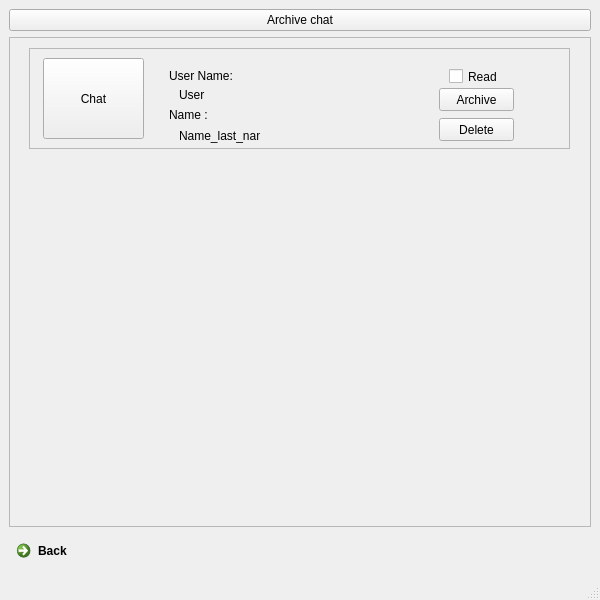
<?xml version="1.0" encoding="UTF-8"?>
<ui version="4.0">
 <class>MainWindow</class>
 <widget class="QMainWindow" name="MainWindow">
  <property name="geometry">
   <rect>
    <x>0</x>
    <y>0</y>
    <width>600</width>
    <height>600</height>
   </rect>
  </property>
  <property name="windowTitle">
   <string>MainWindow</string>
  </property>
  <widget class="QWidget" name="centralwidget">
   <layout class="QVBoxLayout" name="verticalLayout">
    <item>
     <widget class="QPushButton" name="ArchiveList">
      <property name="text">
       <string>Archive chat</string>
      </property>
     </widget>
    </item>
    <item>
     <widget class="QScrollArea" name="scrollArea">
      <property name="widgetResizable">
       <bool>true</bool>
      </property>
      <widget class="QWidget" name="scrollAreaWidgetContents">
       <property name="geometry">
        <rect>
         <x>0</x>
         <y>0</y>
         <width>580</width>
         <height>463</height>
        </rect>
       </property>
       <widget class="QFrame" name="Chat_room">
        <property name="geometry">
         <rect>
          <x>19</x>
          <y>10</y>
          <width>541</width>
          <height>101</height>
         </rect>
        </property>
        <property name="frameShape">
         <enum>QFrame::StyledPanel</enum>
        </property>
        <property name="frameShadow">
         <enum>QFrame::Raised</enum>
        </property>
        <widget class="QPushButton" name="SeeChat">
         <property name="geometry">
          <rect>
           <x>14</x>
           <y>10</y>
           <width>101</width>
           <height>81</height>
          </rect>
         </property>
         <property name="text">
          <string>Chat</string>
         </property>
        </widget>
        <widget class="QLabel" name="label">
         <property name="geometry">
          <rect>
           <x>140</x>
           <y>20</y>
           <width>81</width>
           <height>16</height>
          </rect>
         </property>
         <property name="text">
          <string>User Name:</string>
         </property>
        </widget>
        <widget class="QLabel" name="UserName">
         <property name="geometry">
          <rect>
           <x>150</x>
           <y>40</y>
           <width>47</width>
           <height>13</height>
          </rect>
         </property>
         <property name="text">
          <string>User_</string>
         </property>
        </widget>
        <widget class="QLabel" name="label_3">
         <property name="geometry">
          <rect>
           <x>140</x>
           <y>60</y>
           <width>47</width>
           <height>13</height>
          </rect>
         </property>
         <property name="text">
          <string>Name :</string>
         </property>
        </widget>
        <widget class="QLabel" name="FirstName_lastName">
         <property name="geometry">
          <rect>
           <x>150</x>
           <y>80</y>
           <width>81</width>
           <height>16</height>
          </rect>
         </property>
         <property name="text">
          <string>Name_last_name</string>
         </property>
        </widget>
        <widget class="QCheckBox" name="checkBoxRead">
         <property name="geometry">
          <rect>
           <x>420</x>
           <y>20</y>
           <width>70</width>
           <height>17</height>
          </rect>
         </property>
         <property name="text">
          <string>Read</string>
         </property>
        </widget>
        <widget class="QPushButton" name="Delete_this_chat">
         <property name="geometry">
          <rect>
           <x>410</x>
           <y>70</y>
           <width>75</width>
           <height>23</height>
          </rect>
         </property>
         <property name="text">
          <string>Delete</string>
         </property>
        </widget>
        <widget class="QPushButton" name="Archive_this_chat">
         <property name="geometry">
          <rect>
           <x>410</x>
           <y>40</y>
           <width>75</width>
           <height>23</height>
          </rect>
         </property>
         <property name="text">
          <string>Archive</string>
         </property>
        </widget>
       </widget>
      </widget>
     </widget>
    </item>
    <item>
     <widget class="QCommandLinkButton" name="BackButton">
      <property name="text">
       <string>Back</string>
      </property>
     </widget>
    </item>
   </layout>
  </widget>
  <widget class="QMenuBar" name="menubar">
   <property name="geometry">
    <rect>
     <x>0</x>
     <y>0</y>
     <width>600</width>
     <height>21</height>
    </rect>
   </property>
  </widget>
  <widget class="QStatusBar" name="statusbar"/>
 </widget>
 <resources/>
 <connections/>
</ui>
